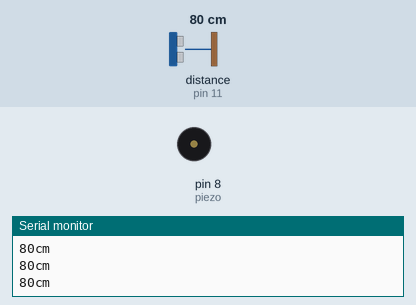
Recording of a sketch running on a simulated Arduino Uno, built with avr-gcc and run on an emulated ATmega328P. Parts: buzzer (waves = sounding), the last lines printed to the serial monitor. Wiring (inferred from the names in the program): ultrasonic range finder: trigger pin 13; echo pin 11. The test bench sets the inputs (shaded band); at power-on: distance to the obstacle (sensor on pin 11) 80 cm. The echo pulse lasts 58.3 µs per cm.

Above: at 1.2 s.
1.3 s: distance to the obstacle (sensor on pin 11) set to 299 cm
At 2.7 s:
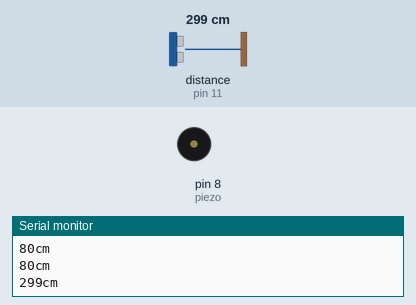
4.3 s: distance to the obstacle (sensor on pin 11) set to 2 cm
At 4.56 s:
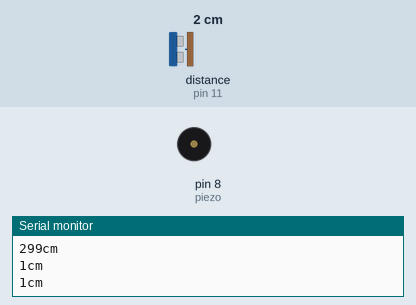
Timing chart, 0 to 13.3 s (numbered marks = the images above; inputs shaded):
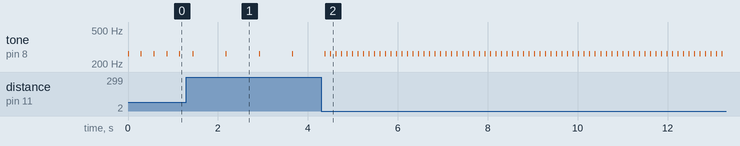

The sketch:

sonicSensor.ino
```cpp
int trig = 13;
int echo = 11;
int piezo = 8;


void setup() {
    Serial.begin(9600);
    pinMode(trig, OUTPUT);
    pinMode(echo, INPUT);
}

void loop() {
  //10 us만큼 trigger on
  digitalWrite(trig, HIGH);
  delayMicroseconds(10);
  digitalWrite(trig, LOW);

  //해당 디지털 입력 핀의 전압이 LOW 또는 HIGH가 될 때까지 걸린 시간을 재는 함수.
  long duration = pulseIn(echo, HIGH);

  //58.2 : 음속을 2로 나누고 단위변경(cm)
  long distance = duration / 58.2;
  tone(piezo, 262, 20);
  delay(20);
  noTone(piezo);
  delay(2 * distance);

  Serial.print(distance);
  Serial.println("cm");
  delay(100);

}
```

Measured:
- after the input at 1.3 s, tone on pin 8 (piezo): alternates 262 Hz for 0.02 s and silent for 0.72 s, starting after 0.88 s
- after the input at 4.3 s, tone on pin 8 (piezo): alternates 262 Hz for 0.02 s and silent for 0.10 s, starting after 0.19 s
- by itself, tone on pin 8 (piezo): alternates 262 Hz for 0.02 s and silent for 0.27 s
